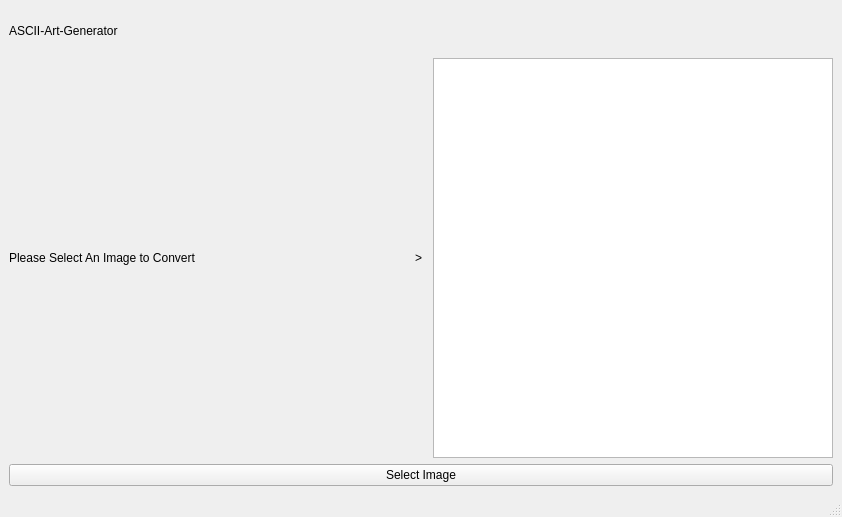
<?xml version="1.0" encoding="UTF-8"?>
<ui version="4.0">
 <class>MainWindow</class>
 <widget class="QMainWindow" name="MainWindow">
  <property name="geometry">
   <rect>
    <x>0</x>
    <y>0</y>
    <width>842</width>
    <height>517</height>
   </rect>
  </property>
  <property name="windowTitle">
   <string>MainWindow</string>
  </property>
  <widget class="QWidget" name="centralwidget">
   <layout class="QVBoxLayout" name="verticalLayout_2">
    <item>
     <layout class="QVBoxLayout" name="verticalLayout">
      <item>
       <widget class="QLabel" name="label">
        <property name="text">
         <string>ASCII-Art-Generator</string>
        </property>
       </widget>
      </item>
      <item>
       <layout class="QHBoxLayout" name="horizontalLayout">
        <item>
         <widget class="QLabel" name="label_3">
          <property name="minimumSize">
           <size>
            <width>400</width>
            <height>400</height>
           </size>
          </property>
          <property name="maximumSize">
           <size>
            <width>400</width>
            <height>400</height>
           </size>
          </property>
          <property name="text">
           <string>Please Select An Image to Convert</string>
          </property>
         </widget>
        </item>
        <item>
         <widget class="QLabel" name="label_2">
          <property name="text">
           <string>&gt;</string>
          </property>
         </widget>
        </item>
        <item>
         <widget class="QPlainTextEdit" name="plainTextEdit">
          <property name="minimumSize">
           <size>
            <width>400</width>
            <height>400</height>
           </size>
          </property>
          <property name="maximumSize">
           <size>
            <width>400</width>
            <height>400</height>
           </size>
          </property>
         </widget>
        </item>
       </layout>
      </item>
      <item>
       <widget class="QPushButton" name="pushButton">
        <property name="text">
         <string>Select Image</string>
        </property>
       </widget>
      </item>
     </layout>
    </item>
   </layout>
  </widget>
  <widget class="QMenuBar" name="menubar">
   <property name="geometry">
    <rect>
     <x>0</x>
     <y>0</y>
     <width>842</width>
     <height>21</height>
    </rect>
   </property>
  </widget>
  <widget class="QStatusBar" name="statusbar"/>
 </widget>
 <resources/>
 <connections/>
</ui>
